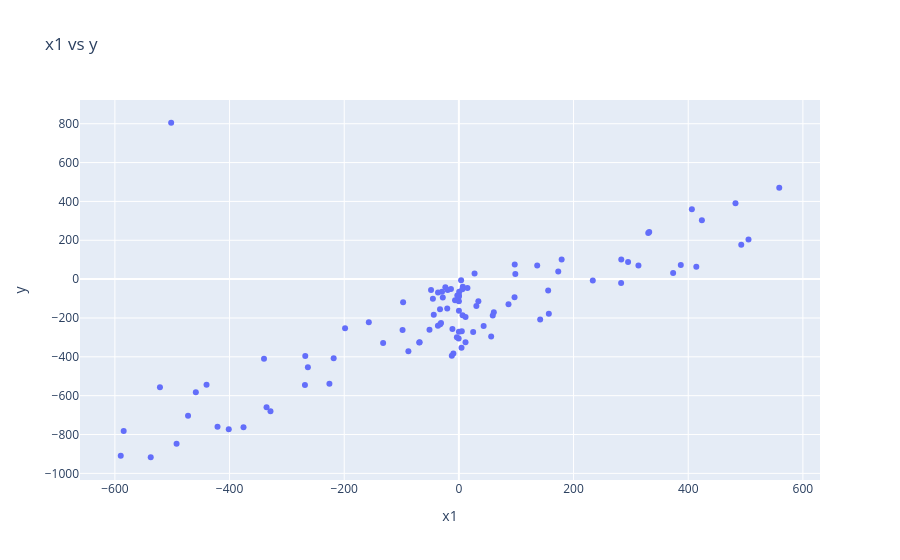
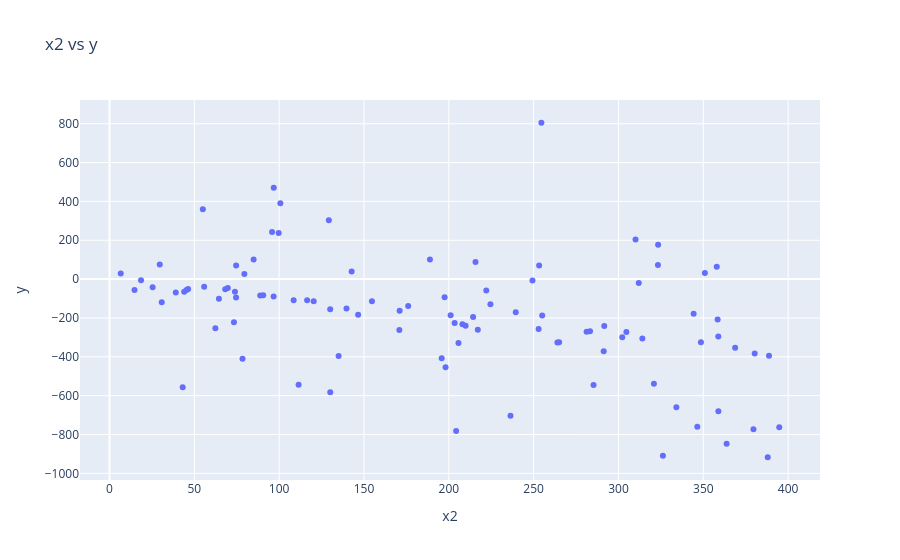
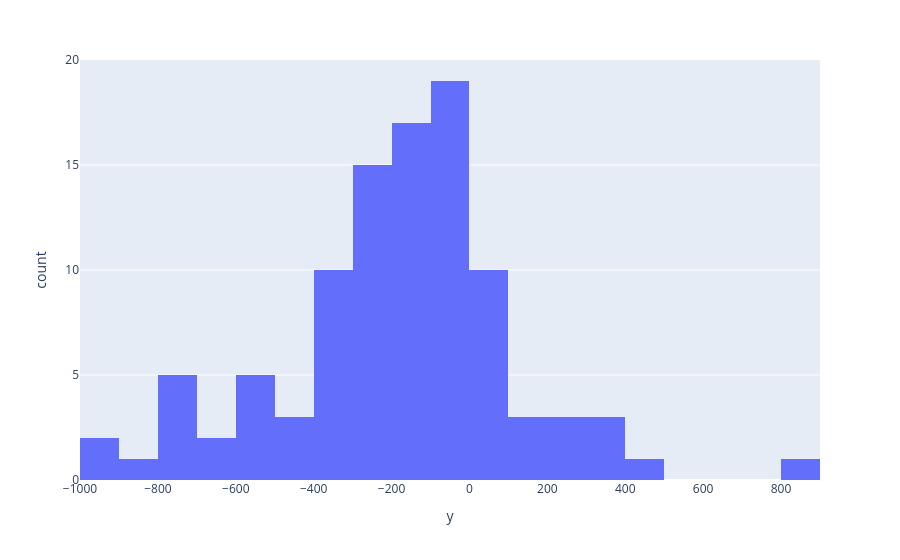

These figures' notebook cell, in order:
### Code cell
import pandas as pd
import plotly.express as px


dane = pd.read_csv("data1.csv")
dane

fig1 = px.scatter(dane,x="x1",y="y",title="x1 vs y")
fig2 = px.scatter(dane,x="x2",y="y",title="x2 vs y")
fig3 = px.histogram(dane,x="y")
fig1.show()
fig2.show()
fig3.show()
